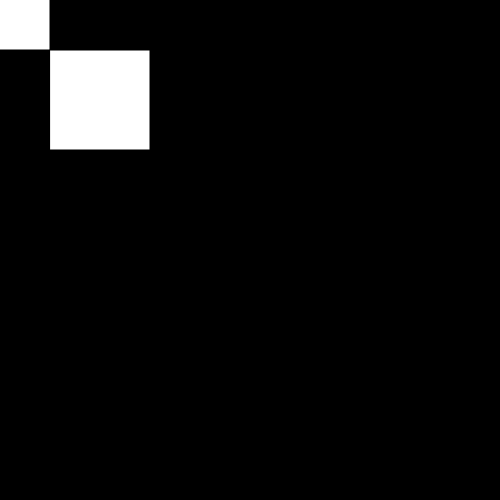
Frame 1 (no input)
Frame 60 (no input): identical to frame 1, image omitted
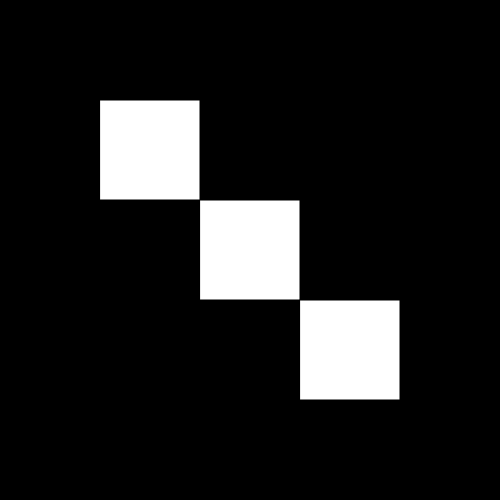
Frame 120 (the mouse pressed at the canvas centre since frame 60)

The p5.js sketch that drew these frames (run headless with seeded random() and noise() and a simulated clock; from frame 60 on, the mouse is pressed at the canvas centre):

// p5.js sketch
// ── sketch.js
let corner1X = 0;
let corner1Y = 0;
let corner2X = 0;
let corner2Y = 0;

function setup() {
    createCanvas(500, 500);
}
function draw() {
    background(0);
    rectMode(CENTER);
    corner1X = mouseX - 100;
    corner1Y = mouseY - 100;
    corner2X = mouseX + 100;
    corner2Y = mouseY + 100;
    square(mouseX, mouseY, 100);
    square(corner1X, corner1Y, 100)
    square(corner2X, corner2Y, 100)
}
